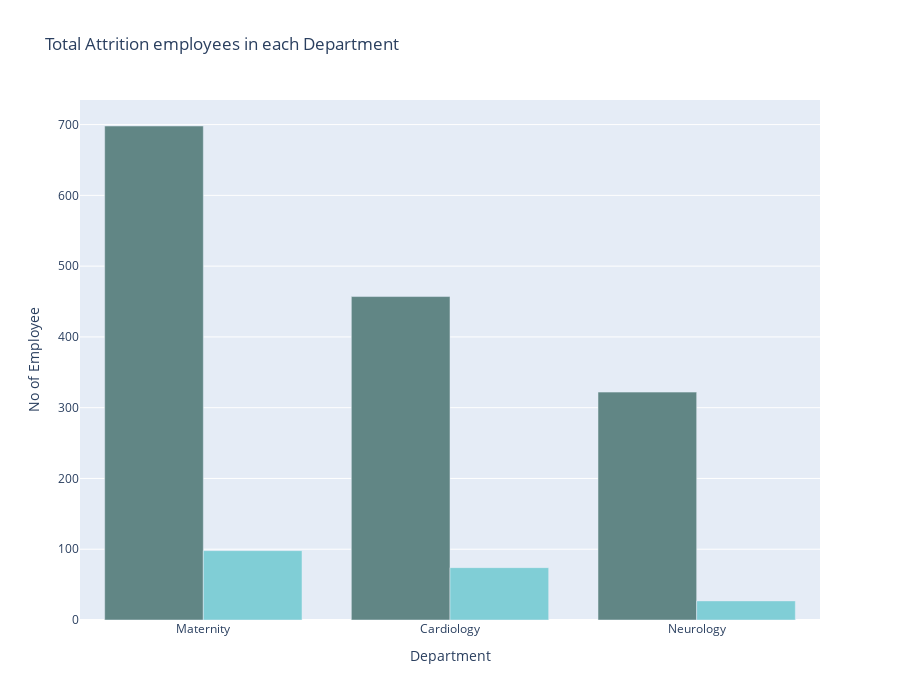

Source (notebook cell):
### Code cell
# breaking down ranking attrition based on department
data_agg = healthcare_data.groupby(['Department', 'Attrition']).count()[['EmployeeID']].reset_index()
print(data_agg)
data_agg = data_agg.sort_values(by = 'EmployeeID', ascending=False)
bar_plot1 = px.bar(
    data_agg,
    x = 'Department',
    y = 'EmployeeID',
    color = 'Attrition',
    color_discrete_sequence = ['#618685','#80ced6'],
    barmode = 'group',
    labels = {
        'Department': 'Department',
        'EmployeeID': 'No of Employee',
        'Attrition': 'Attrition',
    },
    title = 'Total Attrition employees in each Department',
    height = 700
).update_layout(showlegend=False)
bar_plot1

### Figure 1 — Plotly figure (JSON) as saved in the notebook; plotly's stock layout.template omitted (floating-point values rounded to 4 significant figures)
{"data": [{"alignmentgroup": "True", "hovertemplate": "Attrition=No<br>Department=%{x}<br>No of Employee=%{y}<extra></extra>", "legendgroup": "No", "marker": {"color": "#618685", "pattern": {"shape": ""}}, "name": "No", "offsetgroup": "No", "orientation": "v", "showlegend": true, "textposition": "auto", "type": "bar", "x": ["Maternity", "Cardiology", "Neurology"], "xaxis": "x", "y": [698, 457, 322], "yaxis": "y"}, {"alignmentgroup": "True", "hovertemplate": "Attrition=Yes<br>Department=%{x}<br>No of Employee=%{y}<extra></extra>", "legendgroup": "Yes", "marker": {"color": "#80ced6", "pattern": {"shape": ""}}, "name": "Yes", "offsetgroup": "Yes", "orientation": "v", "showlegend": true, "textposition": "auto", "type": "bar", "x": ["Maternity", "Cardiology", "Neurology"], "xaxis": "x", "y": [98, 74, 27], "yaxis": "y"}], "layout": {"barmode": "group", "height": 700, "legend": {"title": {"text": "Attrition"}, "tracegroupgap": 0}, "showlegend": false, "title": {"text": "Total Attrition employees in each Department"}, "xaxis": {"anchor": "y", "domain": [0, 1], "title": {"text": "Department"}}, "yaxis": {"anchor": "x", "domain": [0, 1], "title": {"text": "No of Employee"}}}}
